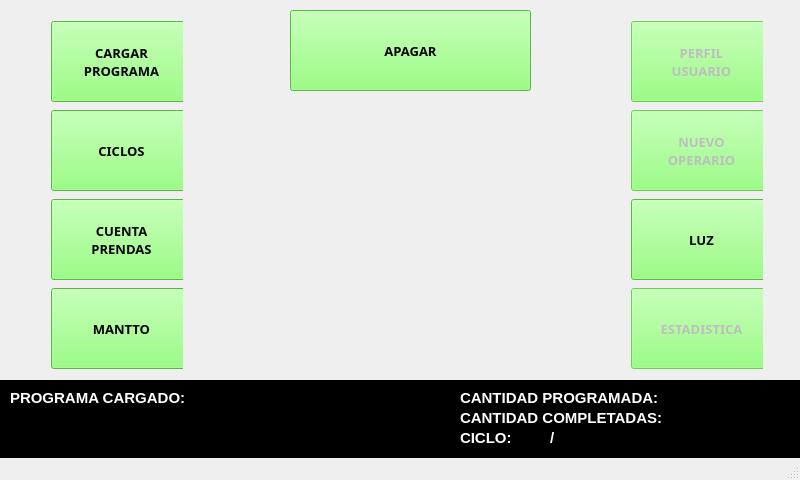
<?xml version="1.0" encoding="UTF-8"?>
<ui version="4.0">
 <class>pantallaPrincipal</class>
 <widget class="QMainWindow" name="pantallaPrincipal">
  <property name="windowModality">
   <enum>Qt::WindowModal</enum>
  </property>
  <property name="enabled">
   <bool>true</bool>
  </property>
  <property name="geometry">
   <rect>
    <x>0</x>
    <y>0</y>
    <width>800</width>
    <height>480</height>
   </rect>
  </property>
  <property name="sizePolicy">
   <sizepolicy hsizetype="Preferred" vsizetype="Preferred">
    <horstretch>0</horstretch>
    <verstretch>0</verstretch>
   </sizepolicy>
  </property>
  <property name="windowTitle">
   <string>pantallaPrincipal</string>
  </property>
  <property name="layoutDirection">
   <enum>Qt::LeftToRight</enum>
  </property>
  <property name="autoFillBackground">
   <bool>false</bool>
  </property>
  <property name="documentMode">
   <bool>false</bool>
  </property>
  <property name="tabShape">
   <enum>QTabWidget::Rounded</enum>
  </property>
  <property name="dockOptions">
   <set>QMainWindow::AllowNestedDocks|QMainWindow::AllowTabbedDocks|QMainWindow::AnimatedDocks|QMainWindow::ForceTabbedDocks|QMainWindow::VerticalTabs</set>
  </property>
  <property name="unifiedTitleAndToolBarOnMac">
   <bool>true</bool>
  </property>
  <widget class="QWidget" name="centralWidget">
   <widget class="QWidget" name="layoutWidget">
    <property name="geometry">
     <rect>
      <x>620</x>
      <y>10</y>
      <width>143</width>
      <height>365</height>
     </rect>
    </property>
    <layout class="QVBoxLayout" name="verticalLayout_2">
     <property name="spacing">
      <number>13</number>
     </property>
     <item>
      <widget class="QPushButton" name="pushButton_4">
       <property name="enabled">
        <bool>false</bool>
       </property>
       <property name="minimumSize">
        <size>
         <width>141</width>
         <height>81</height>
        </size>
       </property>
       <property name="font">
        <font>
         <family>Arial Black</family>
         <pointsize>10</pointsize>
         <weight>75</weight>
         <bold>true</bold>
        </font>
       </property>
       <property name="layoutDirection">
        <enum>Qt::LeftToRight</enum>
       </property>
       <property name="autoFillBackground">
        <bool>false</bool>
       </property>
       <property name="styleSheet">
        <string notr="true">background-color: rgb(125, 255, 96);</string>
       </property>
       <property name="inputMethodHints">
        <set>Qt::ImhNone</set>
       </property>
       <property name="text">
        <string>PERFIL
USUARIO</string>
       </property>
       <property name="icon">
        <iconset resource="../../IMAGENES/Imagenes.qrc">
         <normaloff>:/usuario.png</normaloff>:/usuario.png</iconset>
       </property>
       <property name="iconSize">
        <size>
         <width>50</width>
         <height>50</height>
        </size>
       </property>
       <property name="checkable">
        <bool>false</bool>
       </property>
       <property name="autoRepeat">
        <bool>false</bool>
       </property>
       <property name="autoExclusive">
        <bool>false</bool>
       </property>
       <property name="autoDefault">
        <bool>false</bool>
       </property>
       <property name="default">
        <bool>false</bool>
       </property>
       <property name="flat">
        <bool>false</bool>
       </property>
      </widget>
     </item>
     <item>
      <widget class="QPushButton" name="pushButton_5">
       <property name="enabled">
        <bool>false</bool>
       </property>
       <property name="minimumSize">
        <size>
         <width>141</width>
         <height>81</height>
        </size>
       </property>
       <property name="font">
        <font>
         <family>Arial Black</family>
         <pointsize>10</pointsize>
         <weight>75</weight>
         <bold>true</bold>
         <kerning>true</kerning>
        </font>
       </property>
       <property name="mouseTracking">
        <bool>false</bool>
       </property>
       <property name="acceptDrops">
        <bool>false</bool>
       </property>
       <property name="toolTip">
        <string/>
       </property>
       <property name="statusTip">
        <string/>
       </property>
       <property name="whatsThis">
        <string/>
       </property>
       <property name="accessibleName">
        <string/>
       </property>
       <property name="accessibleDescription">
        <string/>
       </property>
       <property name="layoutDirection">
        <enum>Qt::LeftToRight</enum>
       </property>
       <property name="autoFillBackground">
        <bool>false</bool>
       </property>
       <property name="styleSheet">
        <string notr="true">background-color: rgb(125, 255, 96);
</string>
       </property>
       <property name="inputMethodHints">
        <set>Qt::ImhNone</set>
       </property>
       <property name="text">
        <string>NUEVO
OPERARIO</string>
       </property>
       <property name="icon">
        <iconset resource="../../IMAGENES/Imagenes.qrc">
         <normaloff>:/operario.png</normaloff>:/operario.png</iconset>
       </property>
       <property name="iconSize">
        <size>
         <width>50</width>
         <height>50</height>
        </size>
       </property>
       <property name="shortcut">
        <string/>
       </property>
       <property name="checkable">
        <bool>false</bool>
       </property>
       <property name="autoRepeat">
        <bool>false</bool>
       </property>
       <property name="autoExclusive">
        <bool>false</bool>
       </property>
       <property name="autoDefault">
        <bool>false</bool>
       </property>
       <property name="default">
        <bool>false</bool>
       </property>
       <property name="flat">
        <bool>false</bool>
       </property>
      </widget>
     </item>
     <item>
      <widget class="QPushButton" name="pushButton_10">
       <property name="enabled">
        <bool>true</bool>
       </property>
       <property name="minimumSize">
        <size>
         <width>141</width>
         <height>81</height>
        </size>
       </property>
       <property name="font">
        <font>
         <family>Arial Black</family>
         <pointsize>10</pointsize>
         <weight>75</weight>
         <bold>true</bold>
        </font>
       </property>
       <property name="layoutDirection">
        <enum>Qt::LeftToRight</enum>
       </property>
       <property name="autoFillBackground">
        <bool>false</bool>
       </property>
       <property name="styleSheet">
        <string notr="true">background-color: rgb(125, 255, 96);</string>
       </property>
       <property name="inputMethodHints">
        <set>Qt::ImhNone</set>
       </property>
       <property name="text">
        <string>LUZ</string>
       </property>
       <property name="icon">
        <iconset resource="../../IMAGENES/Imagenes.qrc">
         <normaloff>:/OFF.png</normaloff>
         <normalon>:/ON.png</normalon>:/OFF.png</iconset>
       </property>
       <property name="iconSize">
        <size>
         <width>32</width>
         <height>32</height>
        </size>
       </property>
       <property name="checkable">
        <bool>true</bool>
       </property>
       <property name="checked">
        <bool>false</bool>
       </property>
       <property name="autoRepeat">
        <bool>false</bool>
       </property>
       <property name="autoExclusive">
        <bool>false</bool>
       </property>
       <property name="autoDefault">
        <bool>false</bool>
       </property>
       <property name="default">
        <bool>false</bool>
       </property>
       <property name="flat">
        <bool>false</bool>
       </property>
      </widget>
     </item>
     <item>
      <widget class="QPushButton" name="pushButton_6">
       <property name="enabled">
        <bool>false</bool>
       </property>
       <property name="minimumSize">
        <size>
         <width>141</width>
         <height>81</height>
        </size>
       </property>
       <property name="font">
        <font>
         <family>Arial Black</family>
         <pointsize>10</pointsize>
         <weight>75</weight>
         <bold>true</bold>
        </font>
       </property>
       <property name="layoutDirection">
        <enum>Qt::LeftToRight</enum>
       </property>
       <property name="autoFillBackground">
        <bool>false</bool>
       </property>
       <property name="styleSheet">
        <string notr="true">background-color: rgb(125, 255, 96);</string>
       </property>
       <property name="inputMethodHints">
        <set>Qt::ImhNone</set>
       </property>
       <property name="text">
        <string>ESTADISTICA</string>
       </property>
       <property name="icon">
        <iconset resource="../../IMAGENES/Imagenes.qrc">
         <normaloff>:/estadisticas.png</normaloff>:/estadisticas.png</iconset>
       </property>
       <property name="iconSize">
        <size>
         <width>32</width>
         <height>32</height>
        </size>
       </property>
       <property name="checkable">
        <bool>false</bool>
       </property>
       <property name="autoRepeat">
        <bool>false</bool>
       </property>
       <property name="autoExclusive">
        <bool>false</bool>
       </property>
       <property name="autoDefault">
        <bool>false</bool>
       </property>
       <property name="default">
        <bool>false</bool>
       </property>
       <property name="flat">
        <bool>false</bool>
       </property>
      </widget>
     </item>
    </layout>
   </widget>
   <widget class="QPushButton" name="pushButton_11">
    <property name="enabled">
     <bool>true</bool>
    </property>
    <property name="geometry">
     <rect>
      <x>290</x>
      <y>10</y>
      <width>241</width>
      <height>81</height>
     </rect>
    </property>
    <property name="minimumSize">
     <size>
      <width>141</width>
      <height>81</height>
     </size>
    </property>
    <property name="font">
     <font>
      <family>Arial Black</family>
      <pointsize>10</pointsize>
      <weight>75</weight>
      <bold>true</bold>
     </font>
    </property>
    <property name="layoutDirection">
     <enum>Qt::LeftToRight</enum>
    </property>
    <property name="autoFillBackground">
     <bool>false</bool>
    </property>
    <property name="styleSheet">
     <string notr="true">background-color: rgb(125, 255, 96);</string>
    </property>
    <property name="inputMethodHints">
     <set>Qt::ImhNone</set>
    </property>
    <property name="text">
     <string>APAGAR</string>
    </property>
    <property name="icon">
     <iconset resource="../../IMAGENES/Imagenes.qrc">
      <normaloff>:/APAGAR.png</normaloff>:/APAGAR.png</iconset>
    </property>
    <property name="iconSize">
     <size>
      <width>32</width>
      <height>32</height>
     </size>
    </property>
    <property name="checkable">
     <bool>false</bool>
    </property>
    <property name="autoRepeat">
     <bool>false</bool>
    </property>
    <property name="autoExclusive">
     <bool>false</bool>
    </property>
    <property name="autoDefault">
     <bool>false</bool>
    </property>
    <property name="default">
     <bool>false</bool>
    </property>
    <property name="flat">
     <bool>false</bool>
    </property>
   </widget>
   <widget class="QLabel" name="label">
    <property name="geometry">
     <rect>
      <x>260</x>
      <y>110</y>
      <width>301</width>
      <height>231</height>
     </rect>
    </property>
    <property name="text">
     <string/>
    </property>
    <property name="pixmap">
     <pixmap resource="../../IMAGENES/Imagenes.qrc">:/TEJIDOS.jpg</pixmap>
    </property>
    <property name="scaledContents">
     <bool>true</bool>
    </property>
   </widget>
   <widget class="QWidget" name="layoutWidget_2">
    <property name="geometry">
     <rect>
      <x>40</x>
      <y>10</y>
      <width>143</width>
      <height>365</height>
     </rect>
    </property>
    <layout class="QVBoxLayout" name="verticalLayout">
     <property name="spacing">
      <number>13</number>
     </property>
     <item>
      <widget class="QPushButton" name="pushButton_7">
       <property name="enabled">
        <bool>true</bool>
       </property>
       <property name="minimumSize">
        <size>
         <width>141</width>
         <height>81</height>
        </size>
       </property>
       <property name="font">
        <font>
         <family>Arial Black</family>
         <pointsize>10</pointsize>
         <weight>75</weight>
         <bold>true</bold>
        </font>
       </property>
       <property name="layoutDirection">
        <enum>Qt::LeftToRight</enum>
       </property>
       <property name="autoFillBackground">
        <bool>false</bool>
       </property>
       <property name="styleSheet">
        <string notr="true">background-color: rgb(125, 255, 96);
</string>
       </property>
       <property name="inputMethodHints">
        <set>Qt::ImhNone</set>
       </property>
       <property name="text">
        <string>CARGAR
PROGRAMA</string>
       </property>
       <property name="icon">
        <iconset resource="../../IMAGENES/Imagenes.qrc">
         <normaloff>:/CARGAR.png</normaloff>:/CARGAR.png</iconset>
       </property>
       <property name="iconSize">
        <size>
         <width>45</width>
         <height>45</height>
        </size>
       </property>
       <property name="checkable">
        <bool>false</bool>
       </property>
       <property name="autoRepeat">
        <bool>false</bool>
       </property>
       <property name="autoExclusive">
        <bool>false</bool>
       </property>
       <property name="autoDefault">
        <bool>false</bool>
       </property>
       <property name="default">
        <bool>false</bool>
       </property>
       <property name="flat">
        <bool>false</bool>
       </property>
      </widget>
     </item>
     <item>
      <widget class="QPushButton" name="pushButton">
       <property name="enabled">
        <bool>true</bool>
       </property>
       <property name="minimumSize">
        <size>
         <width>141</width>
         <height>81</height>
        </size>
       </property>
       <property name="font">
        <font>
         <family>Arial Black</family>
         <pointsize>10</pointsize>
         <weight>75</weight>
         <bold>true</bold>
        </font>
       </property>
       <property name="layoutDirection">
        <enum>Qt::LeftToRight</enum>
       </property>
       <property name="autoFillBackground">
        <bool>false</bool>
       </property>
       <property name="styleSheet">
        <string notr="true">background-color: rgb(125, 255, 96);</string>
       </property>
       <property name="inputMethodHints">
        <set>Qt::ImhNone</set>
       </property>
       <property name="text">
        <string>CICLOS</string>
       </property>
       <property name="icon">
        <iconset resource="../../IMAGENES/Imagenes.qrc">
         <normaloff>:/CICLOS.png</normaloff>:/CICLOS.png</iconset>
       </property>
       <property name="iconSize">
        <size>
         <width>32</width>
         <height>32</height>
        </size>
       </property>
       <property name="checkable">
        <bool>false</bool>
       </property>
       <property name="autoRepeat">
        <bool>false</bool>
       </property>
       <property name="autoExclusive">
        <bool>false</bool>
       </property>
       <property name="autoDefault">
        <bool>false</bool>
       </property>
       <property name="default">
        <bool>false</bool>
       </property>
       <property name="flat">
        <bool>false</bool>
       </property>
      </widget>
     </item>
     <item>
      <widget class="QPushButton" name="pushButton_9">
       <property name="enabled">
        <bool>true</bool>
       </property>
       <property name="sizePolicy">
        <sizepolicy hsizetype="Minimum" vsizetype="Fixed">
         <horstretch>0</horstretch>
         <verstretch>0</verstretch>
        </sizepolicy>
       </property>
       <property name="minimumSize">
        <size>
         <width>141</width>
         <height>81</height>
        </size>
       </property>
       <property name="maximumSize">
        <size>
         <width>16777215</width>
         <height>16777215</height>
        </size>
       </property>
       <property name="font">
        <font>
         <family>Arial Black</family>
         <pointsize>10</pointsize>
         <weight>75</weight>
         <bold>true</bold>
         <underline>false</underline>
         <strikeout>false</strikeout>
         <stylestrategy>PreferDefault</stylestrategy>
         <kerning>true</kerning>
        </font>
       </property>
       <property name="mouseTracking">
        <bool>false</bool>
       </property>
       <property name="acceptDrops">
        <bool>false</bool>
       </property>
       <property name="layoutDirection">
        <enum>Qt::LeftToRight</enum>
       </property>
       <property name="autoFillBackground">
        <bool>false</bool>
       </property>
       <property name="styleSheet">
        <string notr="true">background-color: rgb(125, 255, 96);</string>
       </property>
       <property name="inputMethodHints">
        <set>Qt::ImhNone</set>
       </property>
       <property name="text">
        <string>CUENTA
PRENDAS</string>
       </property>
       <property name="icon">
        <iconset resource="../../IMAGENES/Imagenes.qrc">
         <normaloff>:/CANTIDAD.png</normaloff>:/CANTIDAD.png</iconset>
       </property>
       <property name="iconSize">
        <size>
         <width>32</width>
         <height>32</height>
        </size>
       </property>
       <property name="shortcut">
        <string/>
       </property>
       <property name="checkable">
        <bool>false</bool>
       </property>
       <property name="autoRepeat">
        <bool>false</bool>
       </property>
       <property name="autoExclusive">
        <bool>false</bool>
       </property>
       <property name="autoDefault">
        <bool>false</bool>
       </property>
       <property name="default">
        <bool>false</bool>
       </property>
       <property name="flat">
        <bool>false</bool>
       </property>
      </widget>
     </item>
     <item>
      <widget class="QPushButton" name="pushButton_3">
       <property name="enabled">
        <bool>true</bool>
       </property>
       <property name="minimumSize">
        <size>
         <width>141</width>
         <height>81</height>
        </size>
       </property>
       <property name="font">
        <font>
         <family>Arial Black</family>
         <pointsize>10</pointsize>
         <weight>75</weight>
         <bold>true</bold>
        </font>
       </property>
       <property name="layoutDirection">
        <enum>Qt::LeftToRight</enum>
       </property>
       <property name="autoFillBackground">
        <bool>false</bool>
       </property>
       <property name="styleSheet">
        <string notr="true">background-color: rgb(125, 255, 96);</string>
       </property>
       <property name="inputMethodHints">
        <set>Qt::ImhNone</set>
       </property>
       <property name="text">
        <string>MANTTO</string>
       </property>
       <property name="icon">
        <iconset resource="../../IMAGENES/Imagenes.qrc">
         <normaloff>:/MANTENIMIENTO.png</normaloff>:/MANTENIMIENTO.png</iconset>
       </property>
       <property name="iconSize">
        <size>
         <width>40</width>
         <height>40</height>
        </size>
       </property>
       <property name="checkable">
        <bool>false</bool>
       </property>
       <property name="autoRepeat">
        <bool>false</bool>
       </property>
       <property name="autoExclusive">
        <bool>false</bool>
       </property>
       <property name="autoDefault">
        <bool>false</bool>
       </property>
       <property name="default">
        <bool>false</bool>
       </property>
       <property name="flat">
        <bool>false</bool>
       </property>
      </widget>
     </item>
    </layout>
   </widget>
   <widget class="QFrame" name="frame">
    <property name="geometry">
     <rect>
      <x>0</x>
      <y>380</y>
      <width>801</width>
      <height>82</height>
     </rect>
    </property>
    <property name="styleSheet">
     <string notr="true">background-color: rgb(0, 0, 0);</string>
    </property>
    <property name="frameShape">
     <enum>QFrame::StyledPanel</enum>
    </property>
    <property name="frameShadow">
     <enum>QFrame::Raised</enum>
    </property>
    <widget class="QLabel" name="label_2">
     <property name="geometry">
      <rect>
       <x>10</x>
       <y>10</y>
       <width>191</width>
       <height>16</height>
      </rect>
     </property>
     <property name="font">
      <font>
       <pointsize>11</pointsize>
       <weight>75</weight>
       <bold>true</bold>
      </font>
     </property>
     <property name="styleSheet">
      <string notr="true">color: rgb(255, 255, 255);</string>
     </property>
     <property name="text">
      <string>PROGRAMA CARGADO: </string>
     </property>
    </widget>
    <widget class="QLineEdit" name="programaEdit">
     <property name="geometry">
      <rect>
       <x>210</x>
       <y>9</y>
       <width>231</width>
       <height>21</height>
      </rect>
     </property>
     <property name="font">
      <font>
       <pointsize>11</pointsize>
       <weight>50</weight>
       <bold>false</bold>
      </font>
     </property>
     <property name="styleSheet">
      <string notr="true">background-color: rgb(0, 0, 0);
color: rgb(255, 255, 255);</string>
     </property>
     <property name="frame">
      <bool>false</bool>
     </property>
     <property name="readOnly">
      <bool>true</bool>
     </property>
     <property name="clearButtonEnabled" stdset="0">
      <bool>false</bool>
     </property>
    </widget>
    <widget class="QLabel" name="label_3">
     <property name="geometry">
      <rect>
       <x>460</x>
       <y>10</y>
       <width>211</width>
       <height>16</height>
      </rect>
     </property>
     <property name="font">
      <font>
       <pointsize>11</pointsize>
       <weight>75</weight>
       <bold>true</bold>
      </font>
     </property>
     <property name="styleSheet">
      <string notr="true">color: rgb(255, 255, 255);</string>
     </property>
     <property name="text">
      <string>CANTIDAD PROGRAMADA: </string>
     </property>
    </widget>
    <widget class="QLineEdit" name="cantidadprogEdit">
     <property name="geometry">
      <rect>
       <x>692</x>
       <y>10</y>
       <width>101</width>
       <height>20</height>
      </rect>
     </property>
     <property name="font">
      <font>
       <pointsize>11</pointsize>
       <weight>50</weight>
       <bold>false</bold>
      </font>
     </property>
     <property name="styleSheet">
      <string notr="true">background-color: rgb(0, 0, 0);
color: rgb(255, 255, 255);</string>
     </property>
     <property name="frame">
      <bool>false</bool>
     </property>
     <property name="readOnly">
      <bool>true</bool>
     </property>
    </widget>
    <widget class="QLabel" name="label_4">
     <property name="geometry">
      <rect>
       <x>460</x>
       <y>30</y>
       <width>201</width>
       <height>16</height>
      </rect>
     </property>
     <property name="font">
      <font>
       <pointsize>11</pointsize>
       <weight>75</weight>
       <bold>true</bold>
      </font>
     </property>
     <property name="styleSheet">
      <string notr="true">color: rgb(255, 255, 255);</string>
     </property>
     <property name="text">
      <string>CANTIDAD COMPLETADAS: </string>
     </property>
    </widget>
    <widget class="QLineEdit" name="cantidadresEdit">
     <property name="geometry">
      <rect>
       <x>680</x>
       <y>30</y>
       <width>113</width>
       <height>20</height>
      </rect>
     </property>
     <property name="font">
      <font>
       <pointsize>11</pointsize>
       <weight>50</weight>
       <bold>false</bold>
      </font>
     </property>
     <property name="styleSheet">
      <string notr="true">background-color: rgb(0, 0, 0);
color: rgb(255, 255, 255);</string>
     </property>
     <property name="frame">
      <bool>false</bool>
     </property>
     <property name="readOnly">
      <bool>true</bool>
     </property>
    </widget>
    <widget class="QLineEdit" name="lineasEdit">
     <property name="geometry">
      <rect>
       <x>10</x>
       <y>40</y>
       <width>311</width>
       <height>31</height>
      </rect>
     </property>
     <property name="font">
      <font>
       <pointsize>15</pointsize>
       <weight>75</weight>
       <bold>true</bold>
      </font>
     </property>
     <property name="styleSheet">
      <string notr="true">background-color: rgb(0, 0, 0);
color: rgb(255, 255, 255);</string>
     </property>
     <property name="frame">
      <bool>false</bool>
     </property>
     <property name="readOnly">
      <bool>true</bool>
     </property>
    </widget>
    <widget class="QLabel" name="label_5">
     <property name="geometry">
      <rect>
       <x>460</x>
       <y>50</y>
       <width>61</width>
       <height>16</height>
      </rect>
     </property>
     <property name="font">
      <font>
       <pointsize>11</pointsize>
       <weight>75</weight>
       <bold>true</bold>
      </font>
     </property>
     <property name="styleSheet">
      <string notr="true">color: rgb(255, 255, 255);</string>
     </property>
     <property name="text">
      <string>CICLO:</string>
     </property>
    </widget>
    <widget class="QLabel" name="cicloProgLabel">
     <property name="geometry">
      <rect>
       <x>520</x>
       <y>50</y>
       <width>31</width>
       <height>16</height>
      </rect>
     </property>
     <property name="font">
      <font>
       <pointsize>11</pointsize>
       <weight>75</weight>
       <bold>true</bold>
      </font>
     </property>
     <property name="styleSheet">
      <string notr="true">color: rgb(255, 255, 255);</string>
     </property>
     <property name="text">
      <string/>
     </property>
    </widget>
    <widget class="QLabel" name="label_7">
     <property name="geometry">
      <rect>
       <x>550</x>
       <y>50</y>
       <width>16</width>
       <height>16</height>
      </rect>
     </property>
     <property name="font">
      <font>
       <pointsize>11</pointsize>
       <weight>75</weight>
       <bold>true</bold>
      </font>
     </property>
     <property name="styleSheet">
      <string notr="true">color: rgb(255, 255, 255);</string>
     </property>
     <property name="text">
      <string>/</string>
     </property>
    </widget>
    <widget class="QLabel" name="cicloReaLabel">
     <property name="geometry">
      <rect>
       <x>570</x>
       <y>50</y>
       <width>31</width>
       <height>16</height>
      </rect>
     </property>
     <property name="font">
      <font>
       <pointsize>11</pointsize>
       <weight>75</weight>
       <bold>true</bold>
      </font>
     </property>
     <property name="styleSheet">
      <string notr="true">color: rgb(255, 255, 255);</string>
     </property>
     <property name="text">
      <string/>
     </property>
    </widget>
   </widget>
  </widget>
  <widget class="QStatusBar" name="statusBar"/>
  <widget class="QMenuBar" name="menuBar">
   <property name="geometry">
    <rect>
     <x>0</x>
     <y>0</y>
     <width>800</width>
     <height>21</height>
    </rect>
   </property>
  </widget>
 </widget>
 <layoutdefault spacing="6" margin="11"/>
 <resources>
  <include location="../../IMAGENES/Imagenes.qrc"/>
 </resources>
 <connections>
  <connection>
   <sender>pushButton_7</sender>
   <signal>clicked()</signal>
   <receiver>pantallaPrincipal</receiver>
   <slot>abrirCargarPrograma()</slot>
   <hints>
    <hint type="sourcelabel">
     <x>156</x>
     <y>61</y>
    </hint>
    <hint type="destinationlabel">
     <x>227</x>
     <y>71</y>
    </hint>
   </hints>
  </connection>
 </connections>
 <slots>
  <slot>abrirCargarPrograma()</slot>
 </slots>
</ui>
